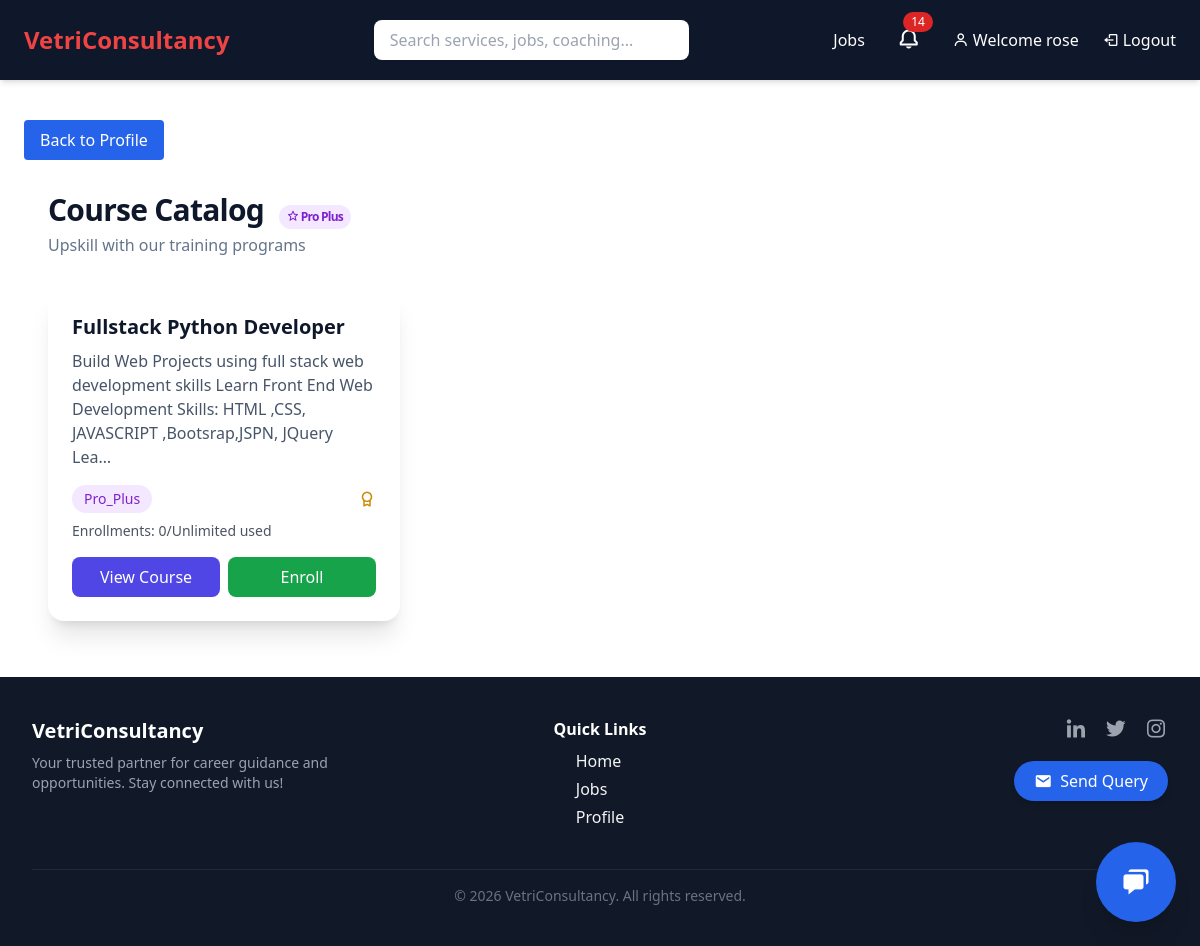
The page /courses/ (signed in) on the database its author committed.
### VCS/models.py (models this page shows, shortened)
class Course(models.Model):
    title = models.CharField(max_length=200)
    description = models.TextField()
    link = models.URLField()
    tier_required = models.CharField(max_length=20, choices=[('FREE', 'Free'), ('PRO', 'Pro'), ('PRO_PLUS', 'Pro Plus')], default='FREE')
    has_certificate = models.BooleanField(default=False)
    max_enrollments = models.PositiveIntegerField(default=0)

class Profile(models.Model):
    user = models.OneToOneField(User, on_delete=models.CASCADE)
    phone = models.CharField(max_length=20)
    bio = models.TextField()
    education = models.CharField(max_length=200)
    location = models.CharField(max_length=100)
    experience = models.CharField(max_length=100)
    skills = models.TextField()
    resume = models.FileField(upload_to='resumes/', blank=True, null=True)
    is_pro = models.BooleanField(default=False)
    is_proplus = models.BooleanField(default=False)
    resume_optimizations_this_month = models.PositiveIntegerField(default=0)
    chatbot_queries_this_month = models.PositiveIntegerField(default=0)
    consultant_sessions_this_month = models.PositiveIntegerField(default=0)
    mock_interviews_this_month = models.PositiveIntegerField(default=0)
    courses_enrolled_this_month = models.PositiveIntegerField(default=0)
    is_trainee = models.BooleanField(default=False)
    course = models.CharField(max_length=100, blank=True, null=True)
    trainee_plan = models.CharField(max_length=10, choices=[('pro', 'Pro'), ('proplus', 'Pro Plus')], default='pro')
    consultant_hours_used_this_month = models.DecimalField(
        max_digits=5, decimal_places=2, default=0.0
    )
    enrolled_courses = models.ManyToManyField(
        'Course', through='Enrollment', related_name='enrolled_users'
    )
    certificates_earned = models.ManyToManyField(
        'Certificate', related_name='earned_by'
    )
    dedicated_consultant = models.ForeignKey(
        User,
        on_delete=models.SET_NULL,
        null=True,
        blank=True,
        related_name='dedicated_profiles',
        limit_choices_to={'is_staff': True}
    )
    @property
    def tier(self):
        if self.is_proplus or (self.is_trainee and self.trainee_plan == 'proplus'):
            return "PROPLUS"
        elif self.is_pro or (self.is_trainee and self.trainee_plan == 'pro'):
            return "PRO"
        return "FREE"
    def get_limits(self):
        limits = {
            "FREE": {
                "applications": 20,
                "chatbot": 0,
                "resume": 0,
                "consultant_sessions": 0,
                "mock_interviews": 0,
                "courses": 0,
            },
            "PRO": {
                "applications": 100,
                "chatbot": 250,
                "resume": 3,
                "consultant_sessions": 1,
                "mock_interviews": 0,
                "courses": 0,
            },
            "PROPLUS": {
                "applications": None,
                "chatbot": None,
                "resume": 20,
                "consultant_sessions": 4,
                "mock_interviews": 4,
                "courses": 1,
            }
        }
        if self.is_trainee:
            if self.trainee_plan == 'proplus':
                return limits["PROPLUS"]
            else:
                return limits["PRO"]
        return limits[self.tier]
    def check_quota(self, feature_name, used_value):
        limit = self.get_limits()[feature_name]
        if limit is None:
            return True
        return used_value < limit
    def can_enroll_course(self):
        return self.check_quota("courses", self.courses_enrolled_this_month)

### VCS/views.py (the view)
# urls.py: path('courses/', courses, name='courses'),
@login_required
def courses(request):
    profile = request.user.profile
    courses = Course.objects.all()
    return render(request, 'courses.html', {
        'courses': courses,
        'profile': profile,
    })

### VCS/context_processors.py (called while the page is built)
def notification_count(request):
    if request.user.is_authenticated:
        unread_count = Notification.objects.filter(
            user=request.user,
            is_read=False
        ).count()
        latest_notifications = Notification.objects.filter(
            user=request.user
        ).order_by('-created_at')[:5]
    else:
        unread_count = 0
        latest_notifications = []
    return {
        'notification_count': unread_count,
        'latest_notifications': latest_notifications,
    }

### VCS/templates/courses.html (shortened to what this page needs)
{% extends 'base.html' %}
{% block content %}
<link href="https://unpkg.com/boxicons@2.1.4/css/boxicons.min.css" rel="stylesheet">
<a href="{% url 'profile' %}" class="mt-4 inline-block bg-blue-600 text-white px-4 py-2 rounded">Back to Profile</a>
<div class="max-w-7xl mx-auto px-6 py-8">
    <div class="flex flex-col sm:flex-row sm:items-center sm:justify-between gap-4">
        <div>
            <h1 class="text-3xl font-bold tracking-tight text-slate-900">
                Course Catalog
                {% if user.is_authenticated %}
                    {% if user.profile.is_proplus %}
                        <span class="ml-2 inline-block bg-purple-100 text-purple-700 px-2 py-1 rounded-full text-xs font-semibold">
                            <i class="bx bx-star"></i> Pro Plus
                        </span>
                    {% endif %}
                {% endif %}
            </h1>
            <p class="mt-1 text-slate-500">
                Upskill with our training programs
            </p>
        </div>
    </div>
    <div class="mt-8 grid grid-cols-1 md:grid-cols-2 lg:grid-cols-3 gap-6">
        {% for course in courses %}
        <div class="bg-white rounded-2xl shadow-xl p-6">
            <h3 class="text-xl font-semibold text-slate-900">{{ course.title }}</h3>
            <p class="text-slate-600 mt-2">{{ course.description|truncatechars:150 }}</p>
            <div class="mt-4 flex items-center justify-between">
                <span class="px-3 py-1 rounded-full text-sm font-medium
                             {% if course.tier_required == 'FREE' %}bg-green-100 text-green-700{% elif course.tier_required == 'PRO' %}bg-blue-100 text-blue-700{% else %}bg-purple-100 text-purple-700{% endif %}">
                    {{ course.tier_required|title }}
                </span>
                {% if course.has_certificate %}
                <i class='bx bx-award text-yellow-600 text-lg' title="Includes Certificate"></i>
                {% endif %}
            </div>
            {% if user.is_authenticated %}
                {% if user.profile.is_pro or user.profile.is_proplus %}
                    <div class="mt-2 text-sm text-gray-600">
                        Enrollments: {{ profile.courses_enrolled_this_month }}/{{ profile.course_enrollment_limit|default:"Unlimited" }} used
                    </div>
                {% endif %}
            {% endif %}
            <div class="mt-4 flex gap-2">
                <a href="{{ course.link }}" target="_blank" class="flex-1 text-center bg-indigo-600 text-white py-2 rounded-lg hover:bg-indigo-700 transition">
                    View Course
                </a>
                {% if user.is_authenticated %}
                    {% if course.tier_required == 'FREE' %}
                        {% if profile.can_enroll_course %}
                            <a href="{% url 'enroll_course' course.id %}" class="flex-1 text-center bg-green-600 text-white py-2 rounded-lg hover:bg-green-700 transition">
                                Enroll
                            </a>
                        {% else %}
                            <span class="flex-1 text-center bg-gray-400 text-white py-2 rounded-lg cursor-not-allowed" title="Quota exceeded">
                                Quota Full
                            </span>
                        {% endif %}
                    {% elif course.tier_required == 'PRO_PLUS' %}
                        {% if user.profile.is_proplus %}
                            {% if profile.can_enroll_course %}
                                <a href="{% url 'enroll_course' course.id %}" class="flex-1 text-center bg-green-600 text-white py-2 rounded-lg hover:bg-green-700 transition">
                                    Enroll
                                </a>
                            {% else %}
                                <span class="flex-1 text-center bg-gray-400 text-white py-2 rounded-lg cursor-not-allowed" title="Quota exceeded">
                                    Quota Full
                                </span>
                            {% endif %}
                        {% else %}
                            <a href="{% url 'upgrade_plan' %}" class="flex-1 text-center bg-orange-600 text-white py-2 rounded-lg hover:bg-orange-700 transition">
                                Upgrade Required
                            </a>
                        {% endif %}
                    {% endif %}
                {% else %}
                    <a href="{% url 'login' %}" class="flex-1 text-center bg-gray-600 text-white py-2 rounded-lg hover:bg-gray-700 transition">
                        Login to Enroll
                    </a>
                {% endif %}
            </div>
        </div>
        {% empty %}
        <div class="col-span-full bg-white rounded-2xl shadow-xl p-10 text-center">
            <i class='bx bx-book text-6xl text-slate-400 mb-4'></i>
            <h3 class="text-xl font-semibold text-slate-900">No Courses Available</h3>
            <p class="text-slate-600 mt-2">Check back later or upgrade your plan.</p>
        </div>
        {% endfor %}
    </div>
</div>
{% endblock %}

### VCS/templates/base.html (shortened to what this page needs)
<!DOCTYPE html>
<html lang="en" x-data="{ open: false, openQuery:false }">
<head>
    <script src="https://cdn.tailwindcss.com"></script>
    <link href="https://unpkg.com/boxicons@2.1.4/css/boxicons.min.css" rel="stylesheet">
    <link href="https://cdn.jsdelivr.net/npm/fullcalendar@6.1.11/index.global.min.css" rel="stylesheet">
</head>
<body class="flex flex-col min-h-screen">
    <header class="bg-slate-900 text-white px-6 py-4 flex flex-col md:flex-row md:items-center md:justify-between shadow-md">
    <div class="flex justify-between items-center w-full md:w-auto">
        <a href="/" class="text-2xl font-bold text-red-500 hover:text-red-600 transition-colors duration-200">
            VetriConsultancy
        </a>
    </div>
    <div :class="{'block': open, 'hidden': !open}" class="w-full mt-4 md:mt-0 md:flex md:items-center md:justify-between">
        <form action="/search/" method="get" class="w-full md:w-1/3 mx-auto mb-3 md:mb-0">
            <input type="text" name="q"
                   placeholder="Search services, jobs, coaching..."
                   class="w-full px-4 py-2 rounded-lg text-black focus:outline-none focus:ring-2 focus:ring-blue-500 transition shadow-sm">
        </form>
        <nav class="flex flex-col md:flex-row md:items-center space-y-2 md:space-y-0 md:space-x-6 text-sm md:text-base">
            <a href="/jobs/" class="hover:text-blue-400 transition duration-200">Jobs</a>
            {% if user.is_authenticated %}
            <div class="relative" id="notification-container">
                <button onclick="toggleNotifications()" class="relative text-2xl p-2 rounded hover:bg-slate-800 transition focus:outline-none">
                    <i class='bx bx-bell'></i>
                    {% if notification_count > 0 %}
                    <span class="absolute -top-1 -right-1 bg-red-600 text-white text-xs px-2 py-0.5 rounded-full">
                        {{ notification_count }}
                    </span>
                    {% endif %}
                </button>
            </div>
            {% if user.is_superuser or user.is_staff %}
            <a href="{% url 'admin_dashboard' %}" class="flex items-center gap-1 hover:text-yellow-400 transition duration-200">
                <i class='bx bx-tachometer'></i> Dashboard
            </a>
            {% else %}
            <a href="{% url 'profile' %}" class="flex items-center gap-1 hover:text-blue-400 transition duration-200">
                <i class='bx bx-user'></i> Welcome {{ user.username }}
            </a>
            {% endif %}
            <form method="post" action="{% url 'logout' %}" class="inline">
                <button type="submit" class="flex items-center gap-1 hover:text-red-400 transition duration-200">
                    <i class='bx bx-log-out'></i> Logout
                </button>
            </form>
            {% endif %}
        </nav>
    </div>
</header>
<main class="flex-grow px-4 md:px-6 py-6">
    {% block content %}{% endblock %}
</main>
<footer class="bg-gray-900 text-gray-100 py-10">
    <div class="max-w-7xl mx-auto px-4 sm:px-6 lg:px-8">
        <div class="grid grid-cols-1 sm:grid-cols-3 gap-8">
            <div class="flex flex-col items-center sm:items-start text-center sm:text-left">
                <h2 class="text-xl font-bold text-white mb-2">VetriConsultancy</h2>
                <p class="text-gray-400 text-sm">
                    Your trusted partner for career guidance and opportunities.
                    Stay connected with us!
                </p>
            </div>
            <div class="flex flex-col items-center">
                <h3 class="text-white font-semibold mb-2">Quick Links</h3>
                <ul class="space-y-1">
                    {% if user.is_superuser %}
                    <li><a href="/" class="hover:text-blue-500 transition-colors duration-200">Home</a></li>
                    <li><a href="/jobs" class="hover:text-blue-500 transition-colors duration-200">Jobs</a></li>
                    {% else %}
                    <li><a href="/" class="hover:text-blue-500 transition-colors duration-200">Home</a></li>
                    <li><a href="/jobs" class="hover:text-blue-500 transition-colors duration-200">Jobs</a></li>
                    <li><a href="/profile" class="hover:text-blue-500 transition-colors duration-200">Profile</a></li>
                    {% endif %}
                </ul>
            </div>
            <div class="flex flex-col items-center sm:items-end text-center sm:text-right space-y-4">
                <div class="flex space-x-4 justify-center sm:justify-end">
                    <a href="#" class="text-gray-400 hover:text-blue-600 transition-colors duration-200">
                        <i class='bx bxl-linkedin text-2xl'></i>
                    </a>
                    <a href="#" class="text-gray-400 hover:text-sky-400 transition-colors duration-200">
                        <i class='bx bxl-twitter text-2xl'></i>
                    </a>
                    <a href="#" class="text-gray-400 hover:text-pink-500 transition-colors duration-200">
                        <i class='bx bxl-instagram text-2xl'></i>
                    </a>
                </div>
                {% if user.is_authenticated and not user.is_superuser and not user.is_staff %}
                <button @click="openQuery=true"
                        class="bg-blue-600 hover:bg-blue-700 text-white px-5 py-2 rounded-full flex items-center gap-2 shadow-md hover:shadow-xl transition-all duration-300 transform hover:-translate-y-1 hover:scale-105">
                    <i class='bx bxs-envelope text-lg'></i>
                    <span class="font-medium">Send Query</span>
                </button>
                {% endif %}
            </div>
        </div>
        <div class="mt-10 border-t border-gray-800 pt-4 text-center text-gray-500 text-sm">
            © 2026 VetriConsultancy. All rights reserved.
        </div>
    </div>
</footer>
{% if user.is_authenticated and not user.is_superuser and not user.is_staff %}
<div x-data="{ openChat: false }" class="fixed bottom-6 right-6 z-50">
    <button @click="openChat = true"
        class="fixed bottom-6 right-6 w-16 h-16 sm:w-20 sm:h-20 bg-blue-600 hover:bg-blue-700 text-white rounded-full shadow-xl flex items-center justify-center transition-all duration-300 transform hover:scale-110 hover:rotate-12 animate-bounce">
    <i class='bx bxs-chat text-2xl sm:text-3xl'></i>
    </button>
</div>
{% endif %}
</body>
</html>

### rows shown on the page
Course: title "Fullstack Python Developer", description "Build Web Projects using full stack web development skills Learn Front End Web Development Skills: HTML ,CSS, JAVASCRIPT ,Bootsrap,JSPN, JQuery Lea…", tier_required "Pro_Plus", has_certificate True (drawn), course_enrollment_limit "Unlimited", shows "Enroll"
Profile: courses_enrolled_this_month "0"

### other values the page prints
{{ notification_count }} "14"
{{ user.username }} "rose"
